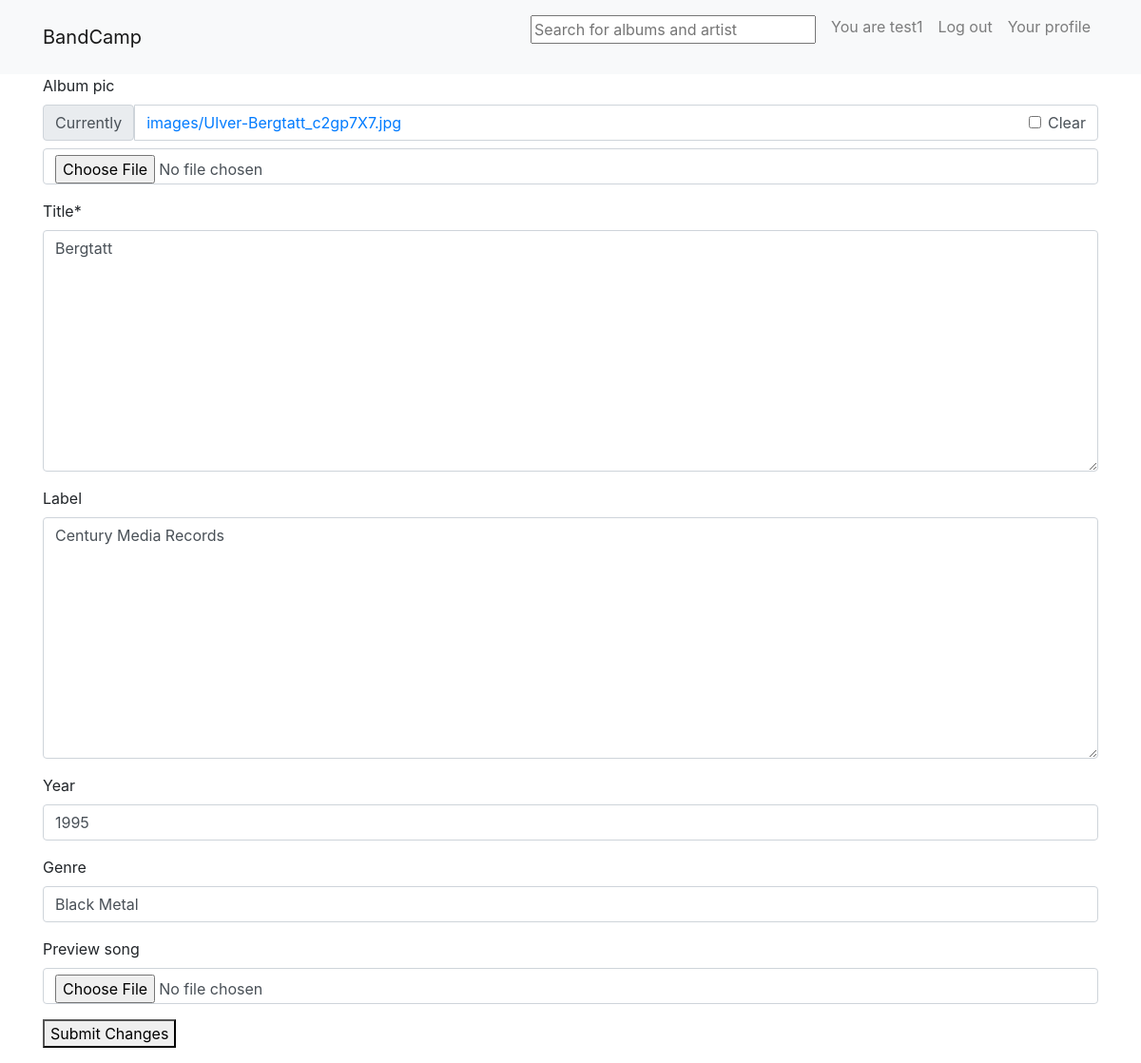
Screenshot of /album_edit/1 (signed in) with the database file from the repository.
### user/models.py (models this page shows)
class User(AbstractUser):
    email = models.EmailField(unique=False ,default="example@gmail.com" , null=True)
    is_artist = models.BooleanField(default=False)

### profiles/models.py (models this page shows)
class Album(models.Model):
    title = models.TextField(max_length=50 , editable=True)
    artist = models.ForeignKey(User , on_delete=models.CASCADE)
    album_pic = models.ImageField(null=True , blank=True , upload_to="images/" , editable=True)
    label = models.TextField(max_length= 30 , null=True , blank=True , editable=True)
    year = models.IntegerField(null=True , blank=True , editable=True)
    genre = models.CharField(max_length=30 , null=True , blank=True , editable=True)
    preview_song = models.FileField(blank=True , null= True , upload_to="audio/" , editable=True)
    wishlists = models.ManyToManyField(User , related_name="albums")
    buyed = models.ManyToManyField(User , related_name="album_buy")

### profiles/views.py (the view, shortened to what this page needs)
# urls.py: path("album_edit/<int:pk>" , EditAlbumView.as_view() , name="edit_album"),
class EditAlbumView(UpdateView):
    model = Album
    template_name = "edit_album.html" ##Reverse lazy must be reimplemented.
    fields = ["album_pic" , "title" , "label" , "year" , "genre" , "preview_song"]
    def get_object(self, queryset = None) :
        return get_object_or_404(Album , id = self.kwargs["pk"])

### templates/edit_album.html (shortened to what this page needs)
{% extends "base.html" %}
{% load crispy_forms_tags %}
{% block content%}
<form method="post" enctype="multipart/form-data">
    {{form|crispy}}
    <button>Submit Changes</button>
</form>
{% endblock content %}

### templates/base.html (shortened to what this page needs)
{% load static %}
<html>
    <head>
        <link rel="stylesheet" href="https://stackpath.bootstrapcdn.com/bootstrap/4.3.1/css/bootstrap.min.css"
integrity="sha384-ggOyR0iXCbMQv3Xipma34MD+dH/1fQ784/j6cY/iJTQUOhcWr7x9JvoRxT2MZw1T"
crossorigin="anonymous">
    </head>
    <nav class="navbar navbar-expand-lg navbar-light bg-light">
        <div class="container">
            <a class="navbar-brand" href="{% url 'home' %}">BandCamp</a>
            <div class="collapse navbar-collapse" id="navbarNav">
                <ul class="navbar-nav ml-auto">
                    <li class="nav-item">
                        <span class="nav-link">
                            <form action="{% url 'search' %}" method="get" style="display: inline-block; width: 300px;">
                                <input name="q" type="text" placeholder="Search for albums and artist" style="width: 100%;">
                            </form>
                        </span>
                    </li>
                    {% if user.is_authenticated %}
                        {% if user.is_artist %}
                        <li class="nav-item">
                            <span class="nav-link">You are {{user.artistprofile.artist_name}}</span>
                        </li>
                        {% else %}
                        <li class="nav-item">
                            <span class="nav-link">You are {{user}}</span>
                        </li>
                        {% endif %}
                        <li class="nav-item">
                            <a class="nav-link" href="{% url 'logout' %}">Log out</a>
                        </li>
                        {% if user.is_artist == False %}
                                {% if user.userprofile %}
                                <li class="nav-item">
                                    <a class="nav-link" href="{% url 'user_profile_page' user.userprofile.id %}">Your profile</a>
                                </li>
                                {% else %}
                                <li class="nav-item">
                                    <a class="nav-link" href="{% url 'create_user_profile_page' %}">Create Profile</a>
                                </li>
                                {% endif %}
                        {% endif %}
                    {% endif %}
                </ul>
            </div>
        </div>
    </nav>
    <div class="container">
        {% block content %}
        {% endblock content %}
    </div>
</html>

### rows the page displays
User: username "test1"
Album: title "Bergtatt", label "Century Media Records", year "1995", genre "Black Metal"
